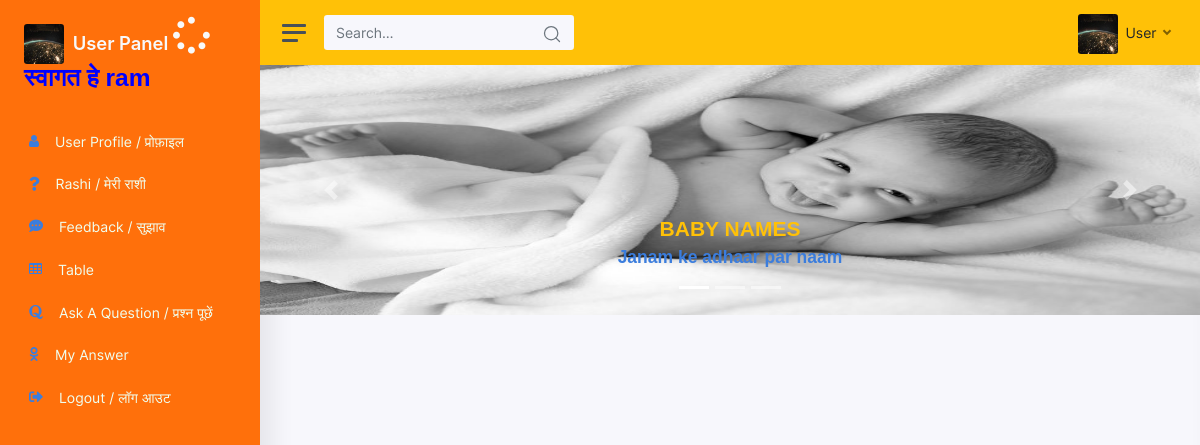
The app's page /user/user_header.php (signed in) with its own data.
### tables this page shows
CREATE TABLE `new_user` (
  `id` int(11) NOT NULL,
  `full_name` varchar(255) DEFAULT NULL,
  `email` varchar(255) DEFAULT NULL,
  `password` varchar(255) DEFAULT NULL,
  `confirm_password` varchar(255) NOT NULL,
  `mobile` varchar(255) NOT NULL,
  `gender` varchar(100) NOT NULL,
  `address` text NOT NULL,
  `image` varchar(255) DEFAULT NULL
);

### user/user_header.php (the view, shortened to what this page needs)
<?php
include("../conn.php");
if(isset($_SESSION['id']))
{
   $id= $_SESSION['id'];
}
$query = "SELECT * FROM new_user WHERE id ='$id'";
$result = mysqli_query($conn, $query);
$data = mysqli_fetch_assoc($result);
?>
<!DOCTYPE html>
<html lang="en">
<head>
	<link href="css/app.css" rel="stylesheet">
	<link rel="stylesheet" href="https://stackpath.bootstrapcdn.com/font-awesome/4.7.0/css/font-awesome.min.css">
<link rel="stylesheet" type="text/css" href="../css/style.css">
</head>
<body>
	<div class="wrapper">
		<nav id="sidebar" class="sidebar">
			<div class="sidebar-content js-simplebar" style="background-color:#ff700b;">
				<a class="sidebar-brand" href="index.php">
					<img src="img/avatars/<?php echo $data['image']; ?>" class="avatar img-fluid rounded mr-1"/>
		          <span class="align-middle">User Panel</span>
		          <span><i class="fas fa-spinner fa-2x fa-pulse"></i></span>
		          <br>
		          <h2><span class="align-middle">स्वागत हे <?php echo $data['full_name']; ?></span></h2>
        		</a>
				<ul class="sidebar-nav" style="color: #ff700b;">
					<li class="sidebar-item">
						<a class="sidebar-link" href="user_profile.php">
            			  <i class="fa fa-user text-primary align-middle"></i>
            			   <span class="align-middle heading">User Profile / प्रोफ़ाइल</span>
            			</a>
					</li>
					<li class="sidebar-item">
						<a class="sidebar-link" href="my_rashi.php">
	              			<i class="fas fa-question text-primary align-middle"></i>
	              			<span class="align-middle heading">Rashi / मेरी राशी</span>
			            </a>
					</li>
					<li class="sidebar-item">
						<a class="sidebar-link" href="user_feedback.php">
             			 	<i class="fas fa-comment-dots text-primary align-middle"></i>
             			  	<span class="align-middle heading">Feedback / सुझाव</span>
           				</a>
					</li>
					<li class="sidebar-item">
						<a class="sidebar-link" href="user_table.php">
              				<i class="fa fa-table text-primary align-middle"></i>
              			 	<span class="align-middle heading">Table</span>
            			</a>
					</li>
					<li class="sidebar-item">
						<a class="sidebar-link" href="user_question.php">
	              			<i class="fa fa-quora text-primary align-middle"></i>
	              			<span class="align-middle heading">Ask A Question / प्रश्न पूछें</span>
			            </a>
					</li>
					<li class="sidebar-item">
						<a class="sidebar-link" href="user_answer.php">
	              			<i class="fa fa-odnoklassniki text-primary align-middle"></i>
	              			<span class="align-middle heading">My Answer</span>
			            </a>
					</li>
					<li class="sidebar-item">
						<a class="sidebar-link" href="user_logout.php">
              				<i class="fas fa-sign-out-alt text-primary align-middle"></i>
              				<span class="align-middle heading">Logout / लॉग आउट</span>
            			</a>
					</li>
				</ul>
			</div>
		</nav>
		<div class="main">
			<nav class="navbar navbar-expand navbar-light bg-warning" style="background-color:#222e3c;">
				<a class="sidebar-toggle d-flex">
          			<i class="hamburger align-self-center"></i>
       			</a>
				<form class="form-inline d-none d-sm-inline-block">
					<div class="input-group input-group-navbar">
						<input type="text" class="form-control" placeholder="Search…" aria-label="Search">
						<div class="input-group-append">
							<button class="btn" type="button">
                				<i class="align-middle" data-feather="search"></i>
              				</button>
						</div>
					</div>
				</form>
				<div class="navbar-collapse collapse">
					<ul class="navbar-nav navbar-align">
					<li class="nav-item dropdown">
						<a class="nav-link dropdown-toggle d-none d-sm-inline-block" href="#" data-toggle="dropdown">
				            <img src="img/avatars/<?php echo $data['image']; ?>" class="avatar img-fluid rounded mr-1"/> <span class="text-dark">User</span>
				         </a>
						</li>
					</ul>
				</div>
			</nav>
			<div id="carouselExampleIndicators" class="carousel slide" data-ride="carousel">
			  <ol class="carousel-indicators">
			    <li data-target="#carouselExampleIndicators" data-slide-to="0" class="active"></li>
			    <li data-target="#carouselExampleIndicators" data-slide-to="1"></li>
			    <li data-target="#carouselExampleIndicators" data-slide-to="2"></li>
			  </ol>
			  <div class="carousel-inner" style="height: 250px;">
			    <div class="carousel-item active">
			      <img src="../images/content/baby.png" height="250" width="100%">
				      <div class="carousel-caption d-none d-md-block">
					    <h3 class="text-warning">BABY NAMES</h3>
					    <h4 class="text-primary">Janam ke adhaar par naam</h4>
					  </div>
			    </div>
			  </div>
			  <a class="carousel-control-prev" href="#carouselExampleIndicators" role="button" data-slide="prev">
			    <span class="carousel-control-prev-icon" aria-hidden="true"></span>
			  </a>
			  <a class="carousel-control-next" href="#carouselExampleIndicators" role="button" data-slide="next">
			    <span class="carousel-control-next-icon" aria-hidden="true"></span>
			  </a>
			</div>

### user/user_header.php (style rules this page uses)
h2 .align-middle { font-weight: 600; color: blue; }
.heading { color: honeydew; }

### records on screen
new_user: image (picture), full_name "ram"
